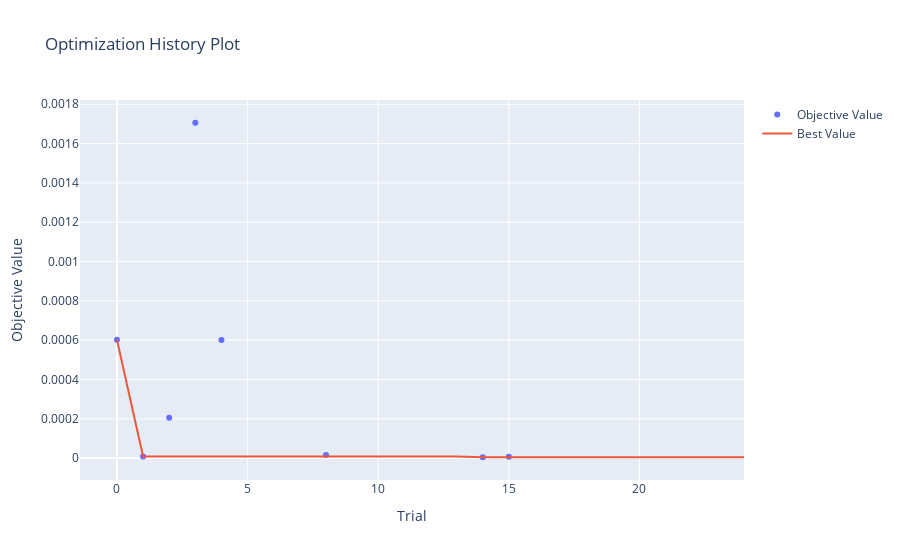
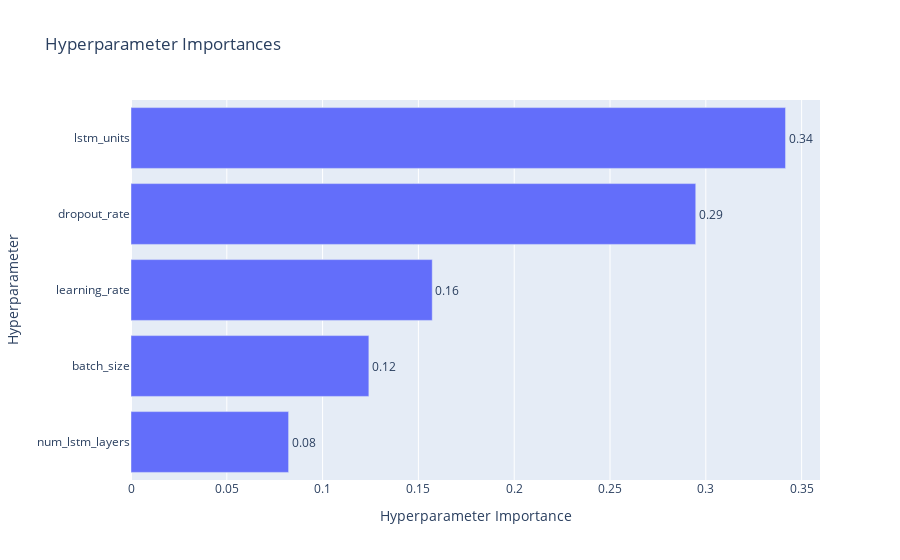
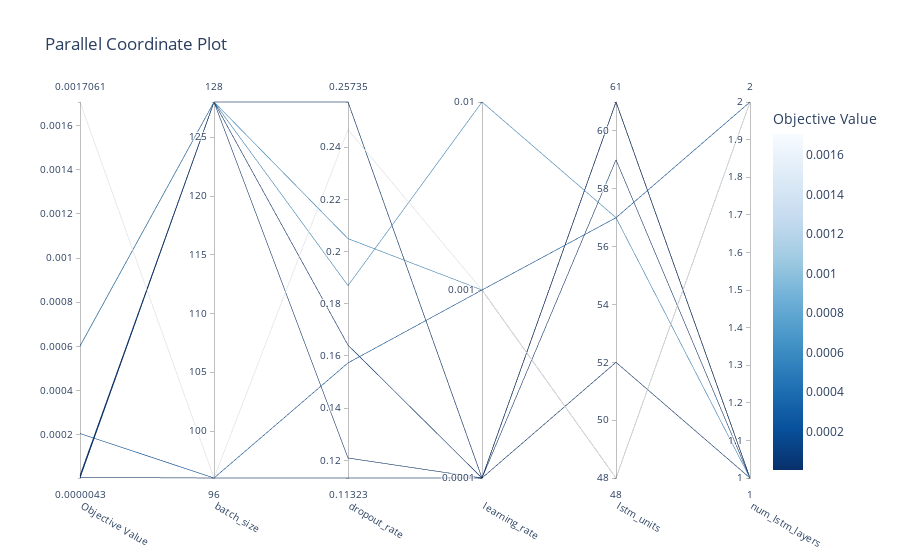

Notebook source saved alongside these figures, in order:
### Markdown cell above
#### Optimization Visualizations
These plots show:

*  How the objective metric evolved during the trials (plot_optimization_history)
* Which hyperparameters had the highest impact on performance (plot_param_importances)
* The interactions between hyperparameters and the objective value (plot_parallel_coordinate)

### Code cell
optimization_history = plot_optimization_history(study)
optimization_history.show()
param_importances = plot_param_importances(study)
param_importances.show()
parallel_coordinates = plot_parallel_coordinate(study)
parallel_coordinates.show()

### Figure 1 — Plotly figure (JSON) as saved in the notebook; plotly's stock layout.template omitted (floating-point values rounded to 4 significant figures)
{"data": [{"mode": "markers", "name": "Objective Value", "type": "scatter", "x": [0, 1, 2, 3, 4, 8, 14, 15], "y": [0.0006019, 8.277e-06, 0.0002056, 0.001706, 0.0006008, 1.619e-05, 4.33e-06, 6.385e-06]}, {"mode": "lines", "name": "Best Value", "type": "scatter", "x": [0, 1, 2, 3, 4, 5, 6, 7, 8, 9, 10, 11, 12, 13, 14, 15, 16, 17, 18, 19, 20, 21, 22, 23, 24], "y": [0.0006019, 8.277e-06, 8.277e-06, 8.277e-06, 8.277e-06, 8.277e-06, 8.277e-06, 8.277e-06, 8.277e-06, 8.277e-06, 8.277e-06, 8.277e-06, 8.277e-06, 8.277e-06, 4.33e-06, 4.33e-06, 4.33e-06, 4.33e-06, 4.33e-06, 4.33e-06, 4.33e-06, 4.33e-06, 4.33e-06, 4.33e-06, 4.33e-06]}, {"marker": {"color": "#cccccc"}, "mode": "markers", "name": "Infeasible Trial", "showlegend": false, "type": "scatter", "x": [], "y": []}], "layout": {"title": {"text": "Optimization History Plot"}, "xaxis": {"title": {"text": "Trial"}}, "yaxis": {"title": {"text": "Objective Value"}}}}

### Figure 2 — Plotly figure (JSON) as saved in the notebook; plotly's stock layout.template omitted (floating-point values rounded to 4 significant figures)
{"data": [{"cliponaxis": false, "hovertemplate": ["num_lstm_layers (IntDistribution): 0.0822582557098094<extra></extra>", "batch_size (IntDistribution): 0.12414630976645484<extra></extra>", "learning_rate (CategoricalDistribution): 0.15722801851439613<extra></extra>", "dropout_rate (FloatDistribution): 0.29474932462989195<extra></extra>", "lstm_units (IntDistribution): 0.3416180913794478<extra></extra>"], "name": "Objective Value", "orientation": "h", "text": ["0.08", "0.12", "0.16", "0.29", "0.34"], "textposition": "outside", "type": "bar", "x": [0.08226, 0.1241, 0.1572, 0.2947, 0.3416], "y": ["num_lstm_layers", "batch_size", "learning_rate", "dropout_rate", "lstm_units"]}], "layout": {"title": {"text": "Hyperparameter Importances"}, "xaxis": {"title": {"text": "Hyperparameter Importance"}}, "yaxis": {"title": {"text": "Hyperparameter"}}}}

### Figure 3 — Plotly figure (JSON) as saved in the notebook; plotly's stock layout.template omitted (floating-point values rounded to 4 significant figures)
{"data": [{"dimensions": [{"label": "Objective Value", "range": [4.33e-06, 0.001706], "values": [8.277e-06, 1.619e-05, 4.33e-06, 6.385e-06, 0.0006019, 0.0002056, 0.001706, 0.0006008]}, {"label": "batch_size", "range": [96, 128], "values": [128, 128, 128, 96, 128, 96, 96, 128]}, {"label": "dropout_rate", "range": [0.1132, 0.2573], "values": [0.2573, 0.1642, 0.1209, 0.1132, 0.205, 0.1573, 0.2467, 0.187]}, {"label": "learning_rate", "range": [0, 2], "ticktext": ["0.0001", "0.001", "0.01"], "tickvals": [0, 1, 2], "values": [0, 0, 0, 0, 1, 1, 1, 2]}, {"label": "lstm_units", "range": [48, 61], "values": [61, 59, 61, 52, 48, 57, 48, 57]}, {"label": "num_lstm_layers", "range": [1, 2], "values": [1, 1, 1, 1, 2, 2, 2, 1]}], "labelangle": 30, "labelside": "bottom", "line": {"color": [8.277e-06, 1.619e-05, 4.33e-06, 6.385e-06, 0.0006019, 0.0002056, 0.001706, 0.0006008], "colorbar": {"title": {"text": "Objective Value"}}, "colorscale": [[0, "rgb(247,251,255)"], [0.125, "rgb(222,235,247)"], [0.25, "rgb(198,219,239)"], [0.375, "rgb(158,202,225)"], [0.5, "rgb(107,174,214)"], [0.625, "rgb(66,146,198)"], [0.75, "rgb(33,113,181)"], [0.875, "rgb(8,81,156)"], [1, "rgb(8,48,107)"]], "reversescale": true, "showscale": true}, "type": "parcoords"}], "layout": {"title": {"text": "Parallel Coordinate Plot"}}}
